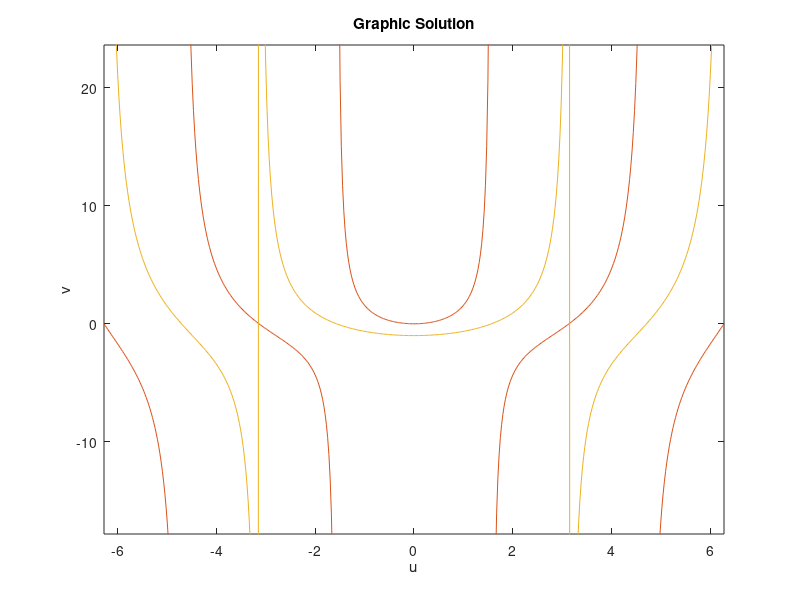

The MATLAB source for this figure: (Note: this script raises an error after producing the figure.)
clc
clear all

n1 = input('Indeks bias kelongsong (n1): ');
n2 = input('Indeks bias inti (n2): ');
d = input('Lebar inti (d): ');
lambda = input('Panjang gelombang: ');

V = sqrt((n2.^2 - n1.^2)*(pi*d/lambda).^2);

u = 0:0.01:V+0.01;
v = sqrt(V.^2 - u.^2);
figure
plot(u,v); hold on;
ezplot('u.*tan(u)'); hold on;
ezplot('-u.*cot(u)');
title('Graphic Solution');
xlabel('u');
ylabel('v');
xlim([0 V]);
ylim([0 V]);
grid on;